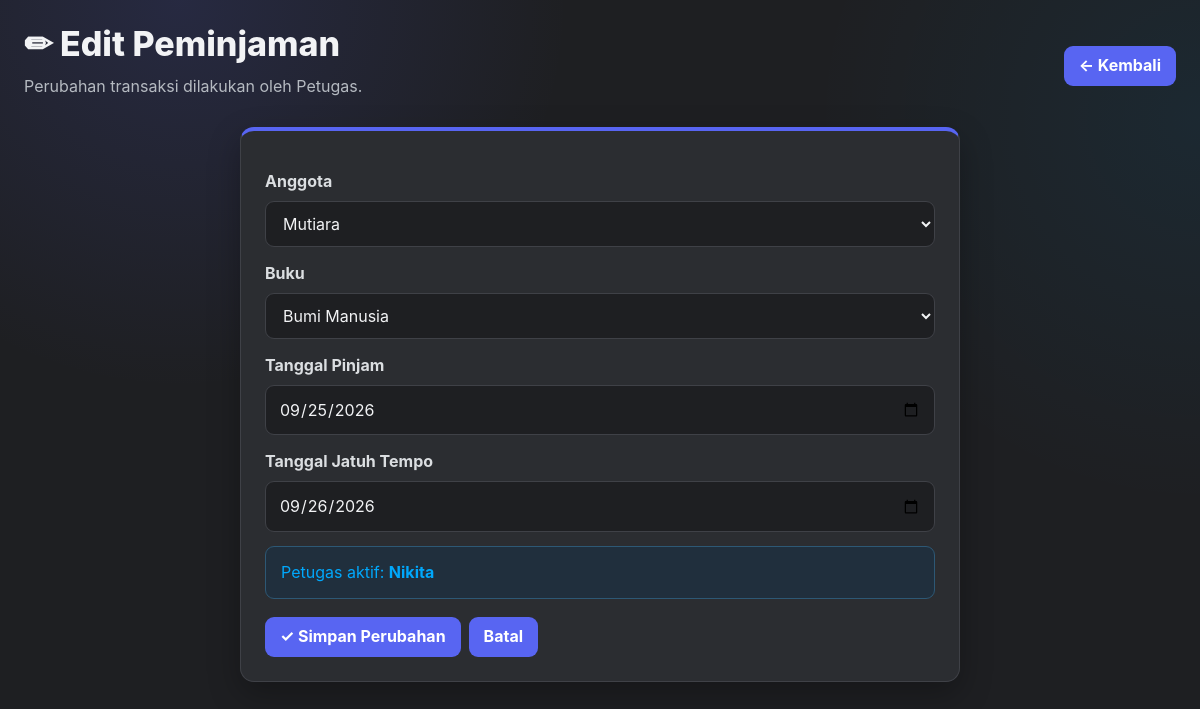
The page /peminjaman/edit.peminjaman.php?id=19 (signed in) on the database its author committed.
### tables this page shows
CREATE TABLE `peminjaman` (
  `id_peminjaman` int(11) NOT NULL,
  `id_anggota` int(11) DEFAULT NULL,
  `id_petugas` int(11) DEFAULT NULL,
  `id_admin` int(11) DEFAULT NULL,
  `id_buku` int(11) NOT NULL,
  `tanggal_pinjam` date DEFAULT NULL,
  `tanggal_jatuh_tempo` date DEFAULT NULL,
  `status` enum('menunggu','dipinjam','selesai','ditolak') NOT NULL DEFAULT 'menunggu',
  `alasan_penolakan` varchar(255) DEFAULT NULL
);

CREATE TABLE `anggota` (
  `id_anggota` int(11) NOT NULL,
  `id_admin` int(11) DEFAULT NULL,
  `id_petugas` int(11) DEFAULT NULL,
  `nama_anggota` varchar(100) DEFAULT NULL,
  `username` varchar(50) DEFAULT NULL,
  `password` varchar(255) DEFAULT NULL,
  `jenis_kelamin` enum('pria','wanita') DEFAULT NULL,
  `tempat_lahir` varchar(50) DEFAULT NULL,
  `tanggal_lahir` date DEFAULT NULL,
  `telpon` varchar(15) DEFAULT NULL,
  `alamat` text DEFAULT NULL
);

CREATE TABLE `buku` (
  `id_buku` int(11) NOT NULL,
  `id_admin` int(11) DEFAULT NULL,
  `id_petugas` int(11) DEFAULT NULL,
  `judul` varchar(100) DEFAULT NULL,
  `id_kategori` int(11) DEFAULT NULL,
  `gambar` longblob DEFAULT NULL,
  `sinopsis` text DEFAULT NULL
);

### peminjaman/edit.peminjaman.php (the view, shortened to what this page needs)
<?php
require_once '../auth.php'; require_petugas(); include '../connection.php';
$id=(int)($_GET['id']??0);
$st=$conn->prepare("SELECT * FROM peminjaman WHERE id_peminjaman=?"); $st->bind_param('i',$id); $st->execute(); $data=$st->get_result()->fetch_assoc();
$anggota=$conn->query("SELECT id_anggota,nama_anggota FROM anggota ORDER BY nama_anggota");
$buku=$conn->query("SELECT id_buku,judul FROM buku ORDER BY judul");
$today=date('Y-m-d');
?>
<!DOCTYPE html><html lang="id"><head><meta charset="UTF-8"><meta name="viewport" content="width=device-width,initial-scale=1"><title>Edit Peminjaman</title><link rel="stylesheet" href="../style.css"></head><body>
<div class="page-head"><div><h1>✏ Edit Peminjaman</h1><p class="muted">Perubahan transaksi dilakukan oleh Petugas.</p></div><a class="btn btn-light" href="tampil.peminjaman.php">← Kembali</a></div>
<form method="POST">
<label>Anggota</label><select name="id_anggota" required><?php while($r=$anggota->fetch_assoc()): ?><option value="<?=$r['id_anggota']?>" <?=$r['id_anggota']==$data['id_anggota']?'selected':''?>><?=htmlspecialchars($r['nama_anggota'])?></option><?php endwhile; ?></select>
<label>Buku</label><select name="id_buku" required><?php while($r=$buku->fetch_assoc()): ?><option value="<?=$r['id_buku']?>" <?=$r['id_buku']==$data['id_buku']?'selected':''?>><?=htmlspecialchars($r['judul'])?></option><?php endwhile; ?></select>
<label>Tanggal Pinjam</label><input type="date" name="tanggal_pinjam" min="<?=$today?>" value="<?=htmlspecialchars($data['tanggal_pinjam'])?>" required>
<label>Tanggal Jatuh Tempo</label><input type="date" name="tanggal_jatuh_tempo" min="<?=$today?>" value="<?=htmlspecialchars($data['tanggal_jatuh_tempo'])?>" required>
<div class="info">Petugas aktif: <b><?=htmlspecialchars($_SESSION['nama'])?></b></div>
<div class="form-actions"><button type="submit" name="update">✓ Simpan Perubahan</button><a class="btn btn-light" href="tampil.peminjaman.php">Batal</a></div>
</form></body></html>

### style.css (style rules this page uses)
:root { --discord-blurple:#5865F2; --discord-blurple-hover:#4752C4; --discord-blue:#00A8FC; --discord-bg:#1E1F22; --discord-sidebar:#232428; --discord-surface:#2B2D31; --discord-surface-2:#313338; --discord-surface-3:#383A40; --discord-input:#1E1F22; --discord-border:#3F4147; --discord-text:#F2F3F5; --discord-muted:#B5BAC1; --discord-yellow:#F0B232; --discord-red:#ED4245; --discord-red-hover:#C9363A; --shadow:0 12px 32px rgba(0,0,0,.28); --radius:14px; --radius-sm:9px; }
* { box-sizing:border-box }
html { scroll-behavior:smooth }
html,body { margin:0;min-height:100% }
body { font-family:Inter,Segoe UI,Roboto,Arial,sans-serif; background: radial-gradient(circle at 15% 0%,rgba(88,101,242,.15),transparent 30%), radial-gradient(circle at 100% 15%,rgba(0,168,252,.07),transparent 28%), var(--discord-bg); color:var(--discord-text); padding:24px; line-height:1.55; }
.container, .page-head, .topbar, .card-grid, .stats, .info, .success, .warning, .error, .table-wrap { width:min(1200px,100%); margin-left:auto; margin-right:auto; }
.page-head { display:flex; align-items:center; justify-content:space-between; gap:16px; flex-wrap:wrap; margin-bottom:20px; }
.page-head>div:first-child { flex:1;min-width:220px }
h1,h2,h3,h4,h5,h6 { color:var(--discord-text);margin-top:0 }
h1 { font-size:clamp(25px,3vw,34px);line-height:1.2;margin-bottom:6px;font-weight:800 }
p { color:var(--discord-muted);margin:8px 0;line-height:1.65 }
a { color:var(--discord-blue);text-decoration:none;font-weight:650;transition:.15s ease }
.muted { color:var(--discord-muted)!important }
form { width:min(720px,100%); margin:20px auto; padding:24px; background:var(--discord-surface); border:1px solid var(--discord-border); border-top:4px solid var(--discord-blurple); border-radius:var(--radius); box-shadow:var(--shadow); }
label { display:block;color:#DBDEE1;font-weight:700;margin:14px 0 7px }
input,select,textarea { width:100%; padding:11px 13px; border:1px solid var(--discord-border); border-radius:var(--radius-sm); background:var(--discord-input); color:var(--discord-text); font:inherit; outline:none; transition:.15s ease; }
input::placeholder,textarea::placeholder { color:#72767D }
input[type=date] { cursor:pointer }
button,.btn,.btn-success,.btn-warning,.btn-danger,.btn-secondary,.btn-light { display:inline-flex; align-items:center; justify-content:center; gap:7px; min-height:40px; padding:9px 14px; border:1px solid transparent; border-radius:var(--radius-sm); background:var(--discord-blurple)!important; color:#fff!important; cursor:pointer; font:inherit; font-weight:750; line-height:1.2; text-decoration:none!important; box-shadow:none; transition:background .15s ease,transform .15s ease,border-color .15s ease; }
.form-actions { display:flex;align-items:center;gap:8px;flex-wrap:wrap;margin-top:18px }
.form-actions .btn,.form-actions button { width:auto }
.info,.success,.warning,.error { padding:13px 15px; border-radius:var(--radius-sm); border:1px solid var(--discord-border); margin:14px auto; }
.info { background:#202F3D;border-color:#2D5875;color:#00A8FC }
* { scrollbar-width:thin;scrollbar-color:#1A1B1E #2B2D31 }
.btn,.btn-success,.btn-warning,.btn-danger,.btn-secondary,.btn-light, .btn-register, button[type="submit"] { background:var(--discord-blurple)!important; color:#fff!important; border:1px solid transparent!important; }

### rows shown on the page
peminjaman: id_anggota "Mutiara", id_buku "Bumi Manusia", tanggal_pinjam "09/25/2026", tanggal_jatuh_tempo "09/26/2026"

### other values the page prints
$_SESSION['nama'] "Nikita"
